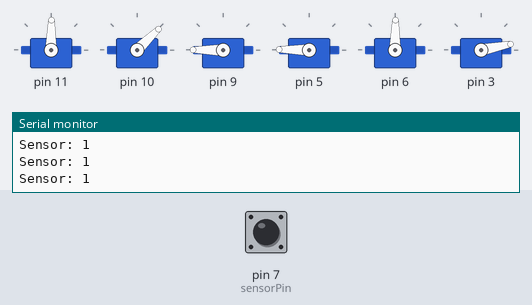
This sketch was run on a simulated Arduino Uno, built with avr-gcc and run on an emulated ATmega328P. On the bench: 6 × servo, the last lines printed to the serial monitor. The test bench sets the inputs (shaded band); at power-on: pin 7 (sensorPin) HIGH.

Above: at 9.0 s.
9.1 s: pin 7 (sensorPin) driven LOW
At 9.59 s:
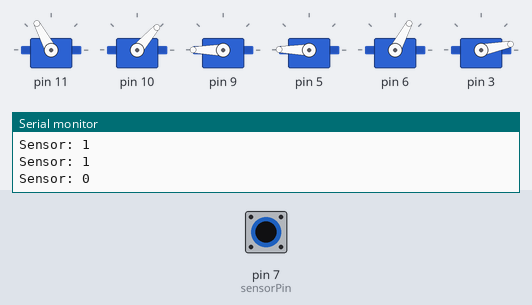
At 10.2 s:
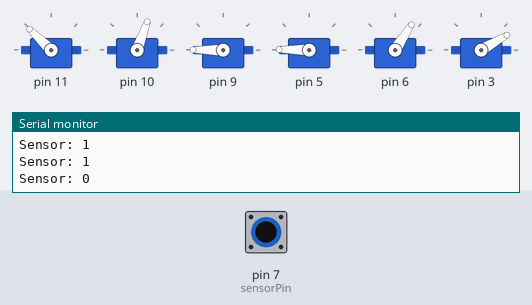
15.1 s: pin 7 (sensorPin) pulsed HIGH 2 times (0.12 s each, 0.3 s apart)
At 16.01 s:
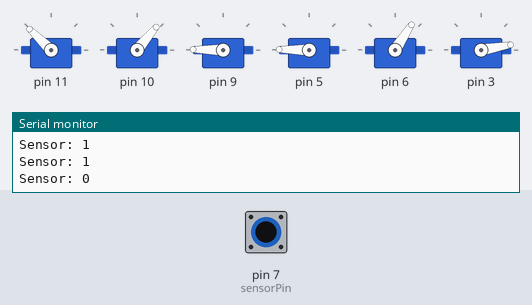
Timing chart, 0 to 21.7 s (numbered marks = the images above; inputs shaded):
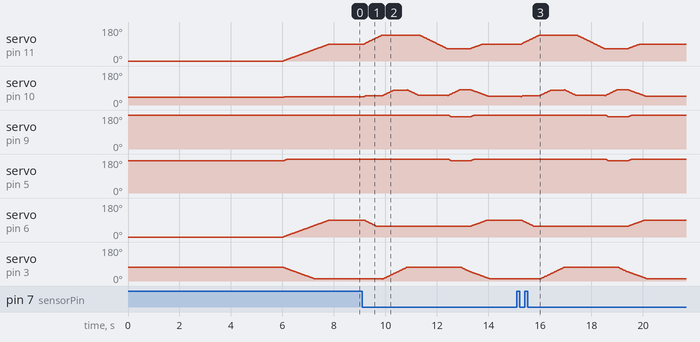

The sketch:

arm1_braccio.ino
```cpp
#include <Braccio.h>
#include <Servo.h>

Servo base;
Servo shoulder;
Servo elbow;
Servo wrist_ver;
Servo wrist_rot;
Servo gripper;

// Infrarrojo
const int sensorPin = 7; // Pin digital del sensor
int lastState = HIGH;    // Estado anterior del sensor (suponiendo que HIGH = ausencia inicial)

void setup() {
  Braccio.begin();
  Serial.begin(9600);
  pinMode(sensorPin, INPUT);
  // Posición inicial del brazo (quieto)
  Braccio.ServoMovement(20, 90, 45, 180, 180, 90, 10);
}

void loop() {
  // Leer el valor del sensor
  int sensorValue = digitalRead(sensorPin);
  Serial.print("Sensor: ");
  Serial.println(sensorValue);

  // Si hay ausencia (0) y antes estaba en 1 → ejecutar el movimiento
  if (sensorValue == LOW && lastState == HIGH) {
    ejecutarMovimiento();
  }

  // Actualizar estado anterior
  lastState = sensorValue;

  delay(50); // Pequeño delay para evitar lecturas erráticas
}

// Secuencia predeterminada del brazo
void ejecutarMovimiento() {
  Braccio.ServoMovement(15,137,50,180,180,56,10);
  Braccio.ServoMovement(15,137,80,180,180,56,73);
  Braccio.ServoMovement(15,137,50,180,180,56,73);
  Braccio.ServoMovement(15,65,50,180,180,56,73);
  Braccio.ServoMovement(15,65,82,170,170,56,73);
  Braccio.ServoMovement(15,65,82,170,170,56,50);

  // Volver a posición inicial
  Braccio.ServoMovement(20, 90, 45, 180, 180, 90, 10);
}
```
